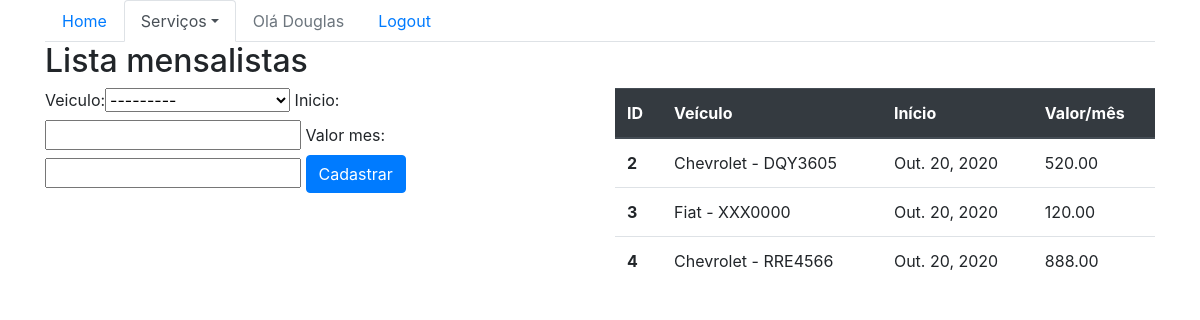
Page /sistema/mensalista/ (signed in) on the committed database.
### core/models.py (models this page shows, shortened)
class Mensalista(models.Model):
    veiculo = models.ForeignKey(Veiculo, on_delete=models.CASCADE)
    inicio = models.DateField()
    valor_mes = models.DecimalField(max_digits=6, decimal_places=2)

class Veiculo(models.Model):
    marca = models.ForeignKey(Marca, on_delete=models.CASCADE)
    placa = models.CharField(max_length=7)
    proprietario = models.ForeignKey(Pessoa, on_delete=models.CASCADE)
    cor = models.CharField(max_length=15)
    observacoes = models.TextField()
    def __str__(self):
        return self.marca.nome + ' - ' + self.placa

class Marca(models.Model):
    nome = models.CharField(max_length=50)

### core/views.py (the view)
@login_required(login_url='/accounts/login/')
def lista_mensalistas(request):
    mensalistas = Mensalista.objects.all()
    form = MensalistaForm()
    data = {'mensalistas': mensalistas, 'form': form}
    return render(request, 'core/lista_mensalistas.html', data)

### core/forms.py
class MensalistaForm(ModelForm):
    class Meta:
        model = Mensalista
        fields = '__all__'

### core/templates/core/lista_mensalistas.html (shortened to what this page needs)
{% extends 'base.html' %}
{% load bootstrap %}
{% block menu %}
    <ul class="nav nav-tabs">
        <li class="nav-item">
            <a class="nav-link" href="{% url 'core_home' %}">Home</a>
        </li>
        <li class="nav-item dropdown">
            <a class="nav-link dropdown-toggle active" data-toggle="dropdown" href="#" role="button" aria-haspopup="true" aria-expanded="false">Serviços</a>
        </li>
        {% if user.is_authenticated %}
            <li class="nav-item">
                <a class="nav-link disabled" href="#">Olá {{ user }}</a>
            </li>
            <li class="nav-item">
                <a class="nav-link" href="{% url 'logout' %}">Logout</a>
            </li>
        {% else %}
            <li class="nav-item">
                <a class="nav-link" href="{% url 'login' %}">Login</a>
            </li>
        {% endif %}
    </ul>
{% endblock %}
{% block main %}
    <div class="row">
        <div class="col-sm-6">
            <h2>Lista mensalistas</h2>
        </div>
    </div>
    <div class="row">
        <div class="col-sm-6">
            <form action="{% url 'core_mensalista_novo' %}" method="POST">
                {{ form|bootstrap }}
                <button type="submit" class="btn btn-primary">Cadastrar</button>
            </form>
        </div>
        <div class="col-sm-6">
            <table class="table">
                <thead class="thead-dark">
                    <tr>
                    <th scope="col">ID</th>
                    <th scope="col">Veículo</th>
                    <th scope="col">Início</th>
                    <th scope="col">Valor/mês</th>
                    </tr>
                </thead>
                <tbody>
                    {% for mensalista in mensalistas %}
                        <tr>
                            <th scope="row">{{ mensalista.id}}</th>
                            <td>{{ mensalista.veiculo}}</td>
                            <td>{{ mensalista.inicio}}</td>
                            <td>{{ mensalista.valor_mes}}</td>
                        </tr>
                    {% endfor%}
                </tbody>
            </table>
        </div>
    </div>
{% endblock %}

### rows in the picture
Mensalista: id "2", veiculo "Chevrolet - DQY3605", inicio "Out. 20, 2020", valor_mes "520.00"
Mensalista: id "3", veiculo "Fiat - XXX0000", inicio "Out. 20, 2020", valor_mes "120.00"
Mensalista: id "4", veiculo "Chevrolet - RRE4566", inicio "Out. 20, 2020", valor_mes "888.00"

### other values in the picture
{{ user }} "Douglas"
